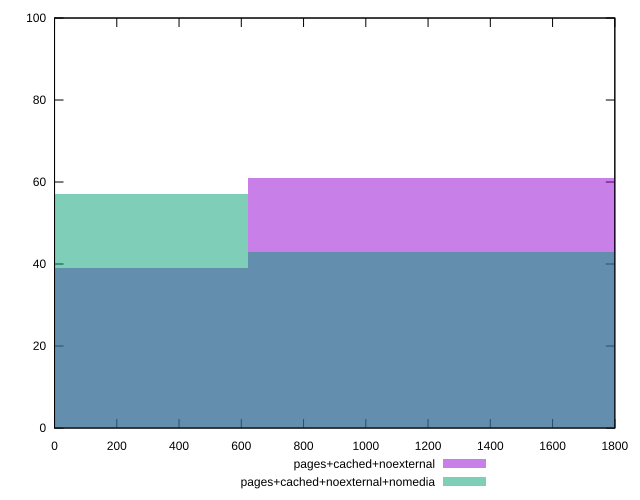

Here is the gnuplot script that generated this plot:
reset

$pagesCachedNoexternal <<EOF
1241.828863593001 61
0 39
EOF

$pagesCachedNoexternalNomedia <<EOF
0 57
1241.828863593001 43
EOF

set key outside below
set boxwidth 1241.828863593001
set xrange [0:1800]
set yrange [0:100]
set trange [0:100]
set style fill transparent solid 0.5 noborder
set terminal svg size 640, 500 enhanced background rgb 'white'
set output "reprap/offscreen-images/comparison/histogram/2_vs_3.svg"

plot $pagesCachedNoexternal title "pages+cached+noexternal" with boxes, \
     $pagesCachedNoexternalNomedia title "pages+cached+noexternal+nomedia" with boxes

reset
